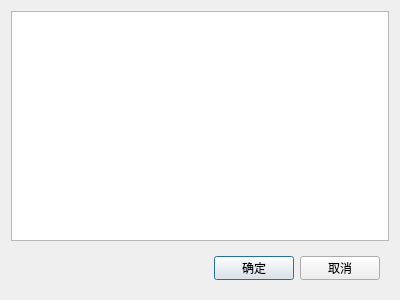
<?xml version="1.0" encoding="UTF-8"?>
<ui version="4.0">
 <class>MultilineEditDialog</class>
 <widget class="QDialog" name="MultilineEditDialog">
  <property name="geometry">
   <rect>
    <x>0</x>
    <y>0</y>
    <width>400</width>
    <height>300</height>
   </rect>
  </property>
  <property name="windowTitle">
   <string>Dialog</string>
  </property>
  <layout class="QVBoxLayout" name="verticalLayout">
   <item>
    <widget class="QPlainTextEdit" name="edtInfo"/>
   </item>
   <item>
    <widget class="QWidget" name="wgtBottom" native="true">
     <property name="minimumSize">
      <size>
       <width>0</width>
       <height>42</height>
      </size>
     </property>
     <property name="maximumSize">
      <size>
       <width>16777215</width>
       <height>42</height>
      </size>
     </property>
     <layout class="QHBoxLayout" name="horizontalLayout">
      <item>
       <spacer name="horizontalSpacer">
        <property name="orientation">
         <enum>Qt::Horizontal</enum>
        </property>
        <property name="sizeHint" stdset="0">
         <size>
          <width>205</width>
          <height>20</height>
         </size>
        </property>
       </spacer>
      </item>
      <item>
       <widget class="QPushButton" name="btnOk">
        <property name="text">
         <string>确定</string>
        </property>
       </widget>
      </item>
      <item>
       <widget class="QPushButton" name="btnCancel">
        <property name="text">
         <string>取消</string>
        </property>
       </widget>
      </item>
     </layout>
    </widget>
   </item>
  </layout>
 </widget>
 <resources/>
 <connections/>
</ui>
